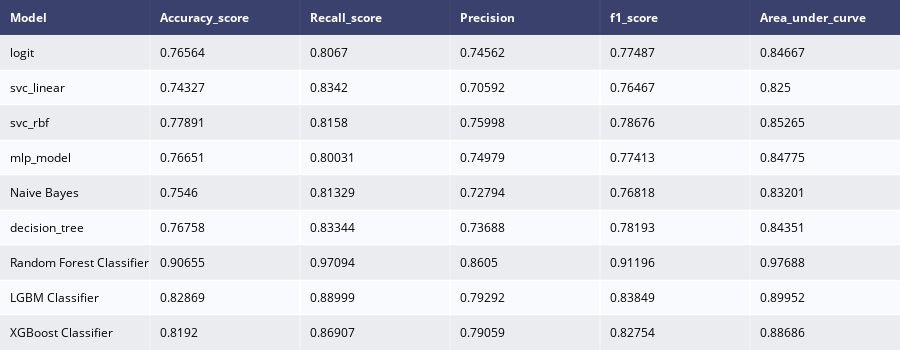

Notebook source saved alongside this figure:
### Code cell
draw_result([logit_report, svm_linear_report, svm_rbf_report,
                                mlp_report, gnb_report, decision_report,
                                rgc_report, lgbm_report, xgc_report])

### Figure 1 — Plotly figure (JSON) as saved in the notebook; plotly's stock layout.template omitted (floating-point values rounded to 4 significant figures)
{"data": [{"colorscale": [[0, "#00083e"], [0.5, "#ededee"], [1, "#ffffff"]], "hoverinfo": "none", "opacity": 0.75, "showscale": false, "type": "heatmap", "z": [[0, 0, 0, 0, 0, 0], [0.5, 0.5, 0.5, 0.5, 0.5, 0.5], [1, 1, 1, 1, 1, 1], [0.5, 0.5, 0.5, 0.5, 0.5, 0.5], [1, 1, 1, 1, 1, 1], [0.5, 0.5, 0.5, 0.5, 0.5, 0.5], [1, 1, 1, 1, 1, 1], [0.5, 0.5, 0.5, 0.5, 0.5, 0.5], [1, 1, 1, 1, 1, 1], [0.5, 0.5, 0.5, 0.5, 0.5, 0.5]]}], "layout": {"annotations": [{"align": "left", "font": {"color": "#ffffff"}, "showarrow": false, "text": "<b>Model</b>", "x": -0.45, "xanchor": "left", "xref": "x", "y": 0, "yref": "y"}, {"align": "left", "font": {"color": "#ffffff"}, "showarrow": false, "text": "<b>Accuracy_score</b>", "x": 0.55, "xanchor": "left", "xref": "x", "y": 0, "yref": "y"}, {"align": "left", "font": {"color": "#ffffff"}, "showarrow": false, "text": "<b>Recall_score</b>", "x": 1.55, "xanchor": "left", "xref": "x", "y": 0, "yref": "y"}, {"align": "left", "font": {"color": "#ffffff"}, "showarrow": false, "text": "<b>Precision</b>", "x": 2.55, "xanchor": "left", "xref": "x", "y": 0, "yref": "y"}, {"align": "left", "font": {"color": "#ffffff"}, "showarrow": false, "text": "<b>f1_score</b>", "x": 3.55, "xanchor": "left", "xref": "x", "y": 0, "yref": "y"}, {"align": "left", "font": {"color": "#ffffff"}, "showarrow": false, "text": "<b>Area_under_curve</b>", "x": 4.55, "xanchor": "left", "xref": "x", "y": 0, "yref": "y"}, {"align": "left", "font": {"color": "#000000"}, "showarrow": false, "text": "logit", "x": -0.45, "xanchor": "left", "xref": "x", "y": 1, "yref": "y"}, {"align": "left", "font": {"color": "#000000"}, "showarrow": false, "text": "0.76564", "x": 0.55, "xanchor": "left", "xref": "x", "y": 1, "yref": "y"}, {"align": "left", "font": {"color": "#000000"}, "showarrow": false, "text": "0.8067", "x": 1.55, "xanchor": "left", "xref": "x", "y": 1, "yref": "y"}, {"align": "left", "font": {"color": "#000000"}, "showarrow": false, "text": "0.74562", "x": 2.55, "xanchor": "left", "xref": "x", "y": 1, "yref": "y"}, {"align": "left", "font": {"color": "#000000"}, "showarrow": false, "text": "0.77487", "x": 3.55, "xanchor": "left", "xref": "x", "y": 1, "yref": "y"}, {"align": "left", "font": {"color": "#000000"}, "showarrow": false, "text": "0.84667", "x": 4.55, "xanchor": "left", "xref": "x", "y": 1, "yref": "y"}, {"align": "left", "font": {"color": "#000000"}, "showarrow": false, "text": "svc_linear", "x": -0.45, "xanchor": "left", "xref": "x", "y": 2, "yref": "y"}, {"align": "left", "font": {"color": "#000000"}, "showarrow": false, "text": "0.74327", "x": 0.55, "xanchor": "left", "xref": "x", "y": 2, "yref": "y"}, {"align": "left", "font": {"color": "#000000"}, "showarrow": false, "text": "0.8342", "x": 1.55, "xanchor": "left", "xref": "x", "y": 2, "yref": "y"}, {"align": "left", "font": {"color": "#000000"}, "showarrow": false, "text": "0.70592", "x": 2.55, "xanchor": "left", "xref": "x", "y": 2, "yref": "y"}, {"align": "left", "font": {"color": "#000000"}, "showarrow": false, "text": "0.76467", "x": 3.55, "xanchor": "left", "xref": "x", "y": 2, "yref": "y"}, {"align": "left", "font": {"color": "#000000"}, "showarrow": false, "text": "0.825", "x": 4.55, "xanchor": "left", "xref": "x", "y": 2, "yref": "y"}, {"align": "left", "font": {"color": "#000000"}, "showarrow": false, "text": "svc_rbf", "x": -0.45, "xanchor": "left", "xref": "x", "y": 3, "yref": "y"}, {"align": "left", "font": {"color": "#000000"}, "showarrow": false, "text": "0.77891", "x": 0.55, "xanchor": "left", "xref": "x", "y": 3, "yref": "y"}, {"align": "left", "font": {"color": "#000000"}, "showarrow": false, "text": "0.8158", "x": 1.55, "xanchor": "left", "xref": "x", "y": 3, "yref": "y"}, {"align": "left", "font": {"color": "#000000"}, "showarrow": false, "text": "0.75998", "x": 2.55, "xanchor": "left", "xref": "x", "y": 3, "yref": "y"}, {"align": "left", "font": {"color": "#000000"}, "showarrow": false, "text": "0.78676", "x": 3.55, "xanchor": "left", "xref": "x", "y": 3, "yref": "y"}, {"align": "left", "font": {"color": "#000000"}, "showarrow": false, "text": "0.85265", "x": 4.55, "xanchor": "left", "xref": "x", "y": 3, "yref": "y"}, {"align": "left", "font": {"color": "#000000"}, "showarrow": false, "text": "mlp_model", "x": -0.45, "xanchor": "left", "xref": "x", "y": 4, "yref": "y"}, {"align": "left", "font": {"color": "#000000"}, "showarrow": false, "text": "0.76651", "x": 0.55, "xanchor": "left", "xref": "x", "y": 4, "yref": "y"}, {"align": "left", "font": {"color": "#000000"}, "showarrow": false, "text": "0.80031", "x": 1.55, "xanchor": "left", "xref": "x", "y": 4, "yref": "y"}, {"align": "left", "font": {"color": "#000000"}, "showarrow": false, "text": "0.74979", "x": 2.55, "xanchor": "left", "xref": "x", "y": 4, "yref": "y"}, {"align": "left", "font": {"color": "#000000"}, "showarrow": false, "text": "0.77413", "x": 3.55, "xanchor": "left", "xref": "x", "y": 4, "yref": "y"}, {"align": "left", "font": {"color": "#000000"}, "showarrow": false, "text": "0.84775", "x": 4.55, "xanchor": "left", "xref": "x", "y": 4, "yref": "y"}, {"align": "left", "font": {"color": "#000000"}, "showarrow": false, "text": "Naive Bayes", "x": -0.45, "xanchor": "left", "xref": "x", "y": 5, "yref": "y"}, {"align": "left", "font": {"color": "#000000"}, "showarrow": false, "text": "0.7546", "x": 0.55, "xanchor": "left", "xref": "x", "y": 5, "yref": "y"}, {"align": "left", "font": {"color": "#000000"}, "showarrow": false, "text": "0.81329", "x": 1.55, "xanchor": "left", "xref": "x", "y": 5, "yref": "y"}, {"align": "left", "font": {"color": "#000000"}, "showarrow": false, "text": "0.72794", "x": 2.55, "xanchor": "left", "xref": "x", "y": 5, "yref": "y"}, {"align": "left", "font": {"color": "#000000"}, "showarrow": false, "text": "0.76818", "x": 3.55, "xanchor": "left", "xref": "x", "y": 5, "yref": "y"}, {"align": "left", "font": {"color": "#000000"}, "showarrow": false, "text": "0.83201", "x": 4.55, "xanchor": "left", "xref": "x", "y": 5, "yref": "y"}, {"align": "left", "font": {"color": "#000000"}, "showarrow": false, "text": "decision_tree", "x": -0.45, "xanchor": "left", "xref": "x", "y": 6, "yref": "y"}, {"align": "left", "font": {"color": "#000000"}, "showarrow": false, "text": "0.76758", "x": 0.55, "xanchor": "left", "xref": "x", "y": 6, "yref": "y"}, {"align": "left", "font": {"color": "#000000"}, "showarrow": false, "text": "0.83344", "x": 1.55, "xanchor": "left", "xref": "x", "y": 6, "yref": "y"}, {"align": "left", "font": {"color": "#000000"}, "showarrow": false, "text": "0.73688", "x": 2.55, "xanchor": "left", "xref": "x", "y": 6, "yref": "y"}, {"align": "left", "font": {"color": "#000000"}, "showarrow": false, "text": "0.78193", "x": 3.55, "xanchor": "left", "xref": "x", "y": 6, "yref": "y"}, {"align": "left", "font": {"color": "#000000"}, "showarrow": false, "text": "0.84351", "x": 4.55, "xanchor": "left", "xref": "x", "y": 6, "yref": "y"}, {"align": "left", "font": {"color": "#000000"}, "showarrow": false, "text": "Random Forest Classifier", "x": -0.45, "xanchor": "left", "xref": "x", "y": 7, "yref": "y"}, {"align": "left", "font": {"color": "#000000"}, "showarrow": false, "text": "0.90655", "x": 0.55, "xanchor": "left", "xref": "x", "y": 7, "yref": "y"}, {"align": "left", "font": {"color": "#000000"}, "showarrow": false, "text": "0.97094", "x": 1.55, "xanchor": "left", "xref": "x", "y": 7, "yref": "y"}, {"align": "left", "font": {"color": "#000000"}, "showarrow": false, "text": "0.8605", "x": 2.55, "xanchor": "left", "xref": "x", "y": 7, "yref": "y"}, {"align": "left", "font": {"color": "#000000"}, "showarrow": false, "text": "0.91196", "x": 3.55, "xanchor": "left", "xref": "x", "y": 7, "yref": "y"}, {"align": "left", "font": {"color": "#000000"}, "showarrow": false, "text": "0.97688", "x": 4.55, "xanchor": "left", "xref": "x", "y": 7, "yref": "y"}, {"align": "left", "font": {"color": "#000000"}, "showarrow": false, "text": "LGBM Classifier", "x": -0.45, "xanchor": "left", "xref": "x", "y": 8, "yref": "y"}, {"align": "left", "font": {"color": "#000000"}, "showarrow": false, "text": "0.82869", "x": 0.55, "xanchor": "left", "xref": "x", "y": 8, "yref": "y"}, {"align": "left", "font": {"color": "#000000"}, "showarrow": false, "text": "0.88999", "x": 1.55, "xanchor": "left", "xref": "x", "y": 8, "yref": "y"}, {"align": "left", "font": {"color": "#000000"}, "showarrow": false, "text": "0.79292", "x": 2.55, "xanchor": "left", "xref": "x", "y": 8, "yref": "y"}, {"align": "left", "font": {"color": "#000000"}, "showarrow": false, "text": "0.83849", "x": 3.55, "xanchor": "left", "xref": "x", "y": 8, "yref": "y"}, {"align": "left", "font": {"color": "#000000"}, "showarrow": false, "text": "0.89952", "x": 4.55, "xanchor": "left", "xref": "x", "y": 8, "yref": "y"}, {"align": "left", "font": {"color": "#000000"}, "showarrow": false, "text": "XGBoost Classifier", "x": -0.45, "xanchor": "left", "xref": "x", "y": 9, "yref": "y"}, {"align": "left", "font": {"color": "#000000"}, "showarrow": false, "text": "0.8192", "x": 0.55, "xanchor": "left", "xref": "x", "y": 9, "yref": "y"}, {"align": "left", "font": {"color": "#000000"}, "showarrow": false, "text": "0.86907", "x": 1.55, "xanchor": "left", "xref": "x", "y": 9, "yref": "y"}, {"align": "left", "font": {"color": "#000000"}, "showarrow": false, "text": "0.79059", "x": 2.55, "xanchor": "left", "xref": "x", "y": 9, "yref": "y"}, {"align": "left", "font": {"color": "#000000"}, "showarrow": false, "text": "0.82754", "x": 3.55, "xanchor": "left", "xref": "x", "y": 9, "yref": "y"}, {"align": "left", "font": {"color": "#000000"}, "showarrow": false, "text": "0.88686", "x": 4.55, "xanchor": "left", "xref": "x", "y": 9, "yref": "y"}], "height": 350, "margin": {"b": 0, "l": 0, "r": 0, "t": 0}, "xaxis": {"dtick": 1, "gridwidth": 2, "showticklabels": false, "tick0": -0.5, "ticks": "", "zeroline": false}, "yaxis": {"autorange": "reversed", "dtick": 1, "gridwidth": 2, "showticklabels": false, "tick0": 0.5, "ticks": "", "zeroline": false}}}
